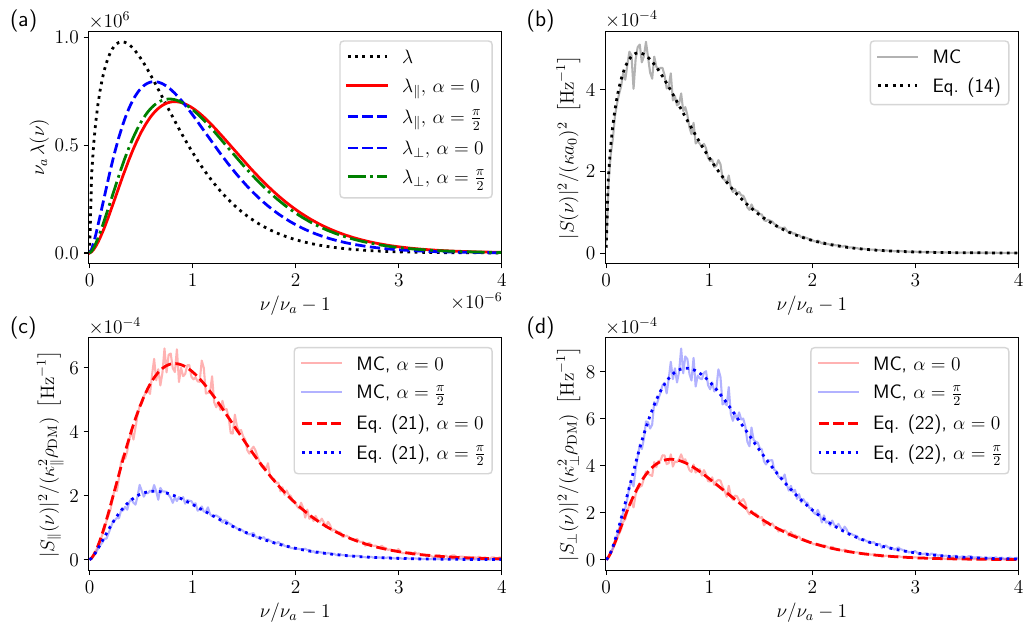

Recreate this plot in Python.
"""Script to generate Figure 2."""

import numpy as np
import matplotlib
import matplotlib.pyplot as plt
import lib
from lib import pi, v_0, v_lab

matplotlib.rcParams["text.usetex"] = True
matplotlib.rcParams["font.size"] = 14

fig = plt.figure(figsize=(12, 7))
plt.subplots_adjust(wspace=0.25, hspace=0.32)


###########################################################
# Panel (a):

nu_a = 1
nu_values = np.linspace(nu_a + 1e-15, nu_a + 4e-6, 200)
x = (nu_values - nu_a)/nu_a

curves = []
curves.append(lib.get_lineshape(v_0, v_lab, nu_a, nu_values, case="non-grad"))
curves.append(lib.get_lineshape(v_0, v_lab, nu_a, nu_values, case="grad_par", alpha=0))
curves.append(lib.get_lineshape(v_0, v_lab, nu_a, nu_values, case="grad_par", alpha=pi/2))
curves.append(lib.get_lineshape(v_0, v_lab, nu_a, nu_values, case="grad_perp", alpha=pi/2))

ax = fig.add_subplot(2, 2, 1)
line0, = plt.plot(x, curves[0], ":k", lw=2) # Non-gradient case
line1, = plt.plot(x, curves[1], "-r", lw=2) # Parallel gradient case, alpha = 0
line2, = plt.plot(x, curves[2], "--b", lw=2) # Parallel gradient case, alpha = pi/2
line3, = plt.plot(x, curves[3], "-.g", lw=2)  # Perpendicular gradient case, alpha = pi/2

plt.legend([line0, line1, line2, line2, line3], [r"$\lambda$",
                                          r"$\lambda_{\parallel}, \, \alpha = 0$",
                                          r"$\lambda_{\parallel}, \, \alpha = \frac{\pi}{2}$",
                                          r"$\lambda_{\perp}, \, \alpha = 0$",
                                          r"$\lambda_{\perp}, \, \alpha = \frac{\pi}{2}$"])
plt.xlim(-1e-8, 4e-6)
plt.yticks([0, 5e5, 1e6])
plt.text(-0.19, 1.02, "(a)", fontsize=16, transform=ax.transAxes)
plt.xlabel(r"$\nu / \nu_a - 1$")
plt.ylabel(r"$\nu_a \, \lambda(\nu)$")


###########################################################
# Panel (b):

# Increase the speeds by 1000 to increase the linewidth:
v_0 = 1000*v_0
v_lab = 1000*v_lab

# ALP Compton frequency in Hz:
nu_a = 1000

# Sampling frequency:
nu_s = 10*nu_a

# Interrogation time in seconds:
T = 0.05

# Total number of axionlike particles:
N = 1000

# Number of averages:
N_averages = 500

# Set a random seed:
np.random.seed(592)

# Number of samples and time array:
N_samp = int(T*nu_s)
t = np.linspace(0, T, N_samp)

# Calculate averaged power spectra:
psds = np.zeros((5, int(N_samp/2)))

for i in range(N_averages):
    v_x, v_y, v_z, nu, phi = lib.get_random_distributions(v_0, v_lab, nu_a, N)
    
    s = np.zeros((5, len(t)))
    
    # Non-gradient case:
    s[0] = lib.get_signal(nu, phi, t)
    
    # Gradient case with alpha = 0:
    v_par, v_perp = lib.get_v_components(v_x, v_y, v_z, alpha=0)
    s[1] = lib.get_signal(nu, phi, t, v_par) # Parallel
    s[3] = lib.get_signal(nu, phi, t, v_perp) # Perpendicular
    
    # Gradient case with alpha = pi/2:
    v_par, v_perp = lib.get_v_components(v_x, v_y, v_z, alpha=pi/2)
    s[2] = lib.get_signal(nu, phi, t, v_par) # Parallel
    s[4] = lib.get_signal(nu, phi, t, v_perp) # Perpendicular
     
    for i in range(5):
        psds[i] += lib.calculate_psd(s[i], T)
    
psds /= N_averages

freqs = np.linspace(0, nu_s/2, int(T*nu_s/2))
nu_values = np.linspace(1.0001*nu_a, nu_s/2, 200)

curves = []
curves.append(lib.get_psd(v_0, v_lab, nu_a, nu_values, case="non-grad"))
curves.append(lib.get_psd(v_0, v_lab, nu_a, nu_values, case="grad_par", alpha=0))
curves.append(lib.get_psd(v_0, v_lab, nu_a, nu_values, case="grad_par", alpha=pi/2))
curves.append(lib.get_psd(v_0, v_lab, nu_a, nu_values, case="grad_perp", alpha=0))
curves.append(lib.get_psd(v_0, v_lab, nu_a, nu_values, case="grad_perp", alpha=pi/2))

ax = fig.add_subplot(2, 2, 2)
plt.plot(freqs/nu_a - 1, 1e4*psds[0], "-k", alpha=0.3, label=r"MC")
plt.plot(nu_values/nu_a - 1, 1e4*curves[0], ":k", lw=2, label=r"Eq. (14)")
plt.xticks([0, 1, 2, 3, 4])
plt.xlim(-0.01, 4)
plt.legend()
plt.text(-0.19, 1.02, "(b)", fontsize=16, transform=ax.transAxes)
plt.text(0, 1.02, r"$\times 10^{-4}$", transform=ax.transAxes)
plt.xlabel(r"$\nu / \nu_a - 1$")
plt.ylabel(r"$|S(\nu)|^2 / (\kappa a_0)^2~\left[\mathrm{Hz}^{-1}\right]$")


###########################################################
# Panel (c):

ax = fig.add_subplot(2, 2, 3)
plt.plot(freqs/nu_a - 1, 1e4*psds[1], "-r", alpha=0.3, label=r"MC, $\alpha = 0$")
plt.plot(freqs/nu_a - 1, 1e4*psds[2], "-b", alpha=0.3, label=r"MC, $\alpha = \frac{\pi}{2}$")
plt.plot(nu_values/nu_a - 1, 1e4*curves[1], "--r", lw=2, label=r"Eq. (21), $\alpha = 0$")
plt.plot(nu_values/nu_a - 1, 1e4*curves[2], ":b", lw=2, label=r"Eq. (21), $\alpha = \frac{\pi}{2}$")
plt.xticks([0, 1, 2, 3, 4])
plt.xlim(-0.01, 4)
plt.legend()
plt.text(-0.19, 1.02, "(c)", fontsize=16, transform=ax.transAxes)
plt.text(0, 1.02, r"$\times 10^{-4}$", transform=ax.transAxes)
plt.xlabel(r"$\nu / \nu_a - 1$")
plt.ylabel(r"$|S_{\parallel}(\nu)|^2 / (\kappa_{\parallel}^2 \rho_{\mathrm{DM}})~\left[\mathrm{Hz}^{-1}\right]$")


###########################################################
# Panel (d):

ax = fig.add_subplot(2, 2, 4)
plt.plot(freqs/nu_a - 1, 1e4*psds[3], "-r", alpha=0.3, label=r"MC, $\alpha = 0$")
plt.plot(freqs/nu_a - 1, 1e4*psds[4], "-b", alpha=0.3, label=r"MC, $\alpha = \frac{\pi}{2}$")
plt.plot(nu_values/nu_a - 1, 1e4*curves[3], "--r", lw=2, label=r"Eq. (22), $\alpha = 0$")
plt.plot(nu_values/nu_a - 1, 1e4*curves[4], ":b", lw=2, label=r"Eq. (22), $\alpha = \frac{\pi}{2}$")
plt.xticks([0, 1, 2, 3, 4])
plt.xlim(-0.01, 4)
plt.legend()
plt.text(-0.19, 1.02, "(d)", fontsize=16, transform=ax.transAxes)
plt.text(0, 1.02, r"$\times 10^{-4}$", transform=ax.transAxes)
plt.xlabel(r"$\nu / \nu_a - 1$")
plt.ylabel(r"$|S_{\perp}(\nu)|^2 / (\kappa_{\perp}^2 \rho_{\mathrm{DM}})~\left[\mathrm{Hz}^{-1}\right]$")


# Save the figure to a pdf file:
plt.savefig("fig2.pdf", bbox_inches="tight")

